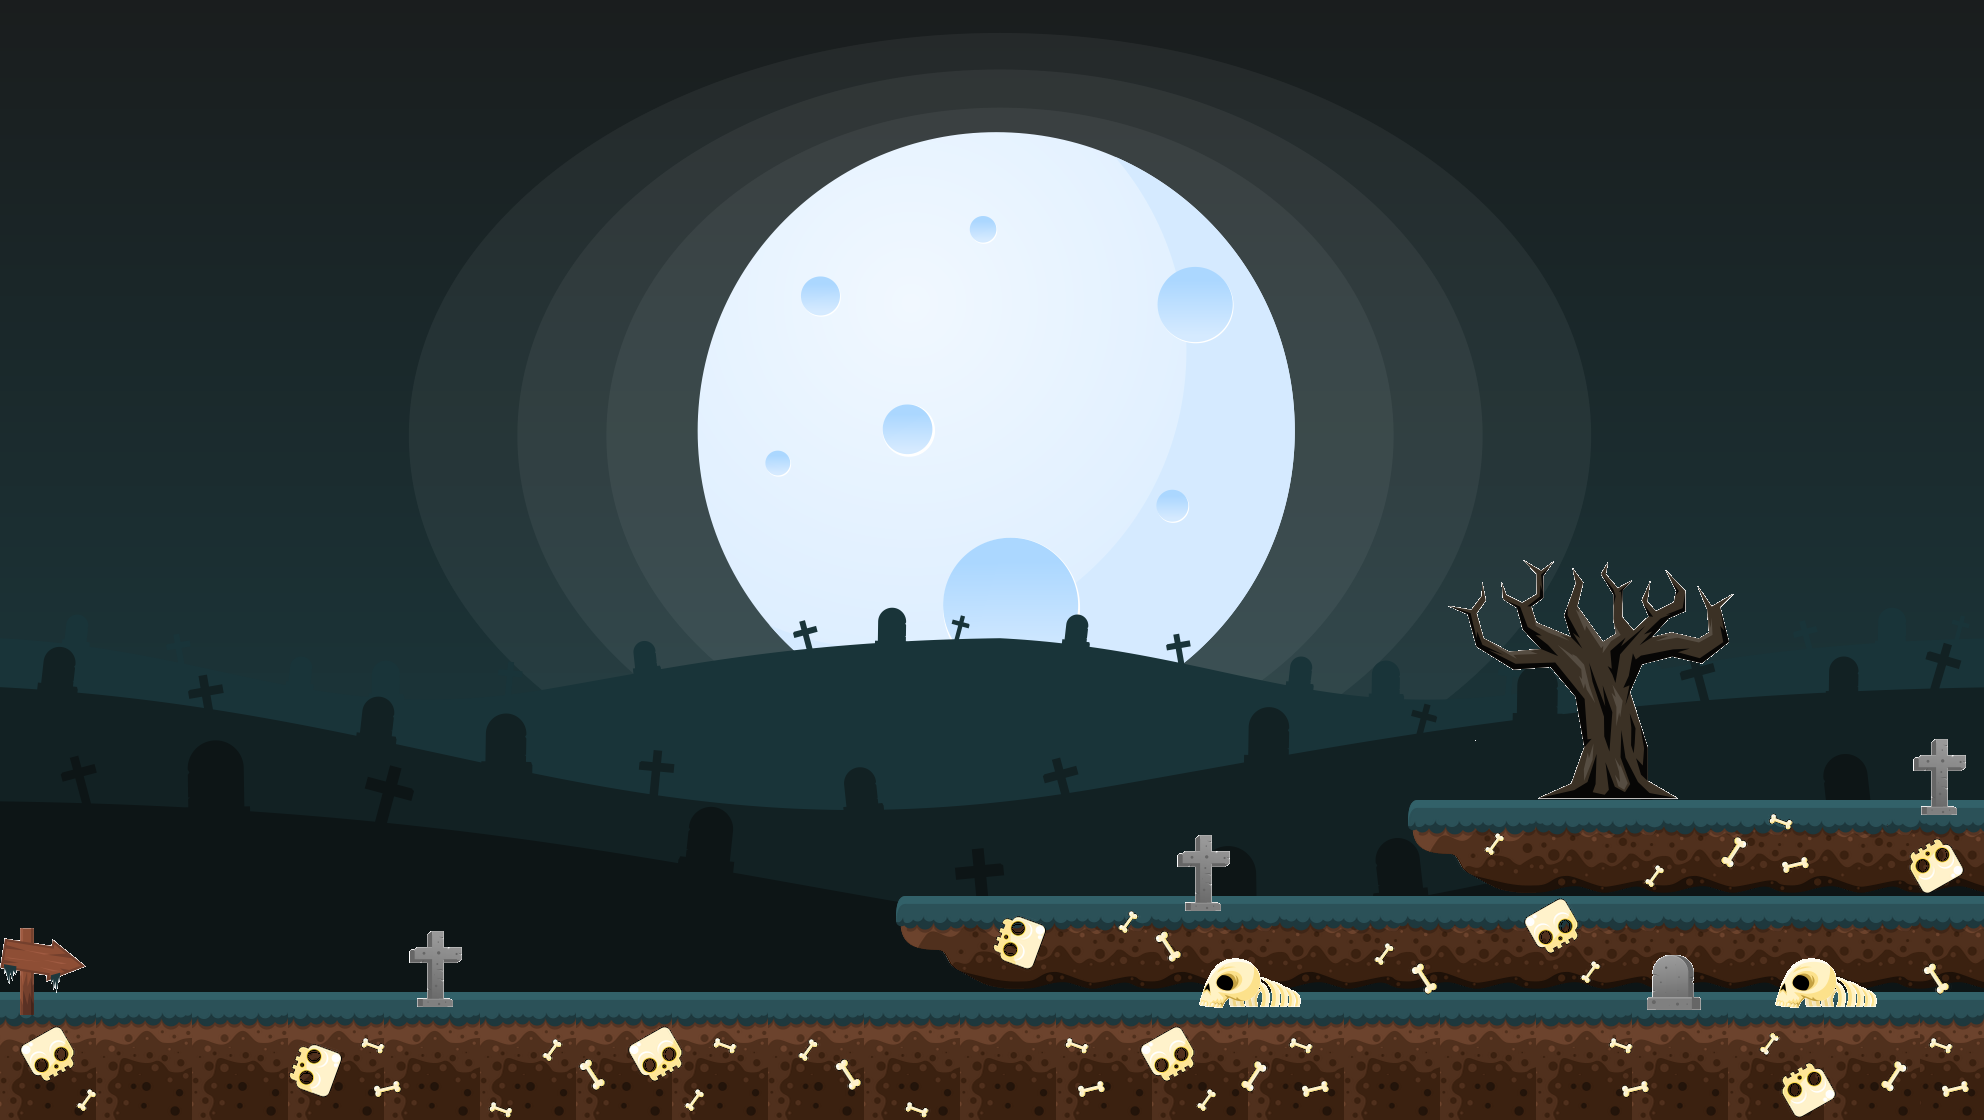

Rendered tile map (Tiled .tmx) drawn with the repository's tilesets; below, a short description and the map source with its tile grids summarised:
An orthogonal 62x35 tile map with 32x32 px tiles, 3 tile layers (Livello tile 1, Livello tile 2, Livello tile 3), 10 tilesets and 7 objects (4x wall, 3x platform).

<map version="1.4" tiledversion="1.4.3" orientation="orthogonal" renderorder="right-down" width="62" height="35" tilewidth="32" tileheight="32" infinite="0" nextlayerid="7" nextobjectid="12">
 <tileset firstgid="1" name="Background" tilewidth="32" tileheight="32" tilecount="2170" columns="62">
  <image source="Background.png" trans="000000" width="2000" height="1143" />
 </tileset>
 <tileset firstgid="2171" name="Ground0" tilewidth="32" tileheight="32" tilecount="16" columns="4">
  <image source="Ground0.png" trans="000000" width="128" height="128" />
 </tileset>
 <tileset firstgid="2187" name="LeftGround1" tilewidth="32" tileheight="32" tilecount="16" columns="4">
  <image source="LeftGround1.png" trans="000000" width="128" height="128" />
 </tileset>
 <tileset firstgid="2203" name="Ground1" tilewidth="32" tileheight="32" tilecount="16" columns="4">
  <image source="Ground1.png" trans="000000" width="128" height="128" />
 </tileset>
 <tileset firstgid="2219" name="Bone1" tilewidth="32" tileheight="32" tilecount="16" columns="4">
  <image source="Bone1.png" trans="000000" width="128" height="128" />
 </tileset>
 <tileset firstgid="2235" name="Bone1R" tilewidth="32" tileheight="32" tilecount="16" columns="4">
  <image source="Bone1R.png" trans="000000" width="128" height="128" />
 </tileset>
 <tileset firstgid="2251" name="Bone4" tilewidth="32" tileheight="32" tilecount="16" columns="4">
  <image source="Bone4.png" trans="000000" width="128" height="128" />
 </tileset>
 <tileset firstgid="2267" name="Bone2" tilewidth="32" tileheight="32" tilecount="16" columns="4">
  <image source="Bone2.png" trans="000000" width="128" height="128" />
 </tileset>
 <tileset firstgid="2283" name="Bone3" tilewidth="32" tileheight="32" tilecount="16" columns="4">
  <image source="Bone3.png" trans="000000" width="128" height="128" />
 </tileset>
 <tileset firstgid="2299" name="ObjectsSheet" tilewidth="32" tileheight="32" tilecount="682" columns="31">
  <image source="ObjectsSheet.png" trans="ffffff" width="1000" height="729" />
 </tileset>
 <layer id="1" name="Livello tile 1" width="62" height="35">
  <data>[2170 cells, 2170 non-empty, 1934 distinct tile ids]</data>
 </layer>
 <layer id="3" name="Livello tile 2" width="62" height="35">
  <data>[2170 cells, 156 non-empty, 24 distinct tile ids]</data>
 </layer>
 <layer id="6" name="Livello tile 3" width="62" height="35">
  <data>[2170 cells, 338 non-empty, 176 distinct tile ids]</data>
 </layer>
 <objectgroup id="4" name="Livello di oggetti 1">
  <object id="2" type="platform" x="0.333333" y="999.667" width="1983" height="120" />
  <object id="3" type="platform" x="896.25" y="903.75" width="1087" height="215.915" />
  <object id="4" type="platform" x="1408" y="806.667" width="574.667" height="309.14" />
  <object id="6" type="wall" x="0" y="0" width="1.33333" height="1119.67" />
  <object id="8" type="wall" x="1983.63" y="0.0625" width="0.25" height="1119.56" />
  <object id="10" type="wall" x="892.533" y="903.73" width="3.3183" height="96.0157" />
  <object id="11" type="wall" x="1404.54" y="806.555" width="2.87522" height="96.9536" />
 </objectgroup>
</map>
